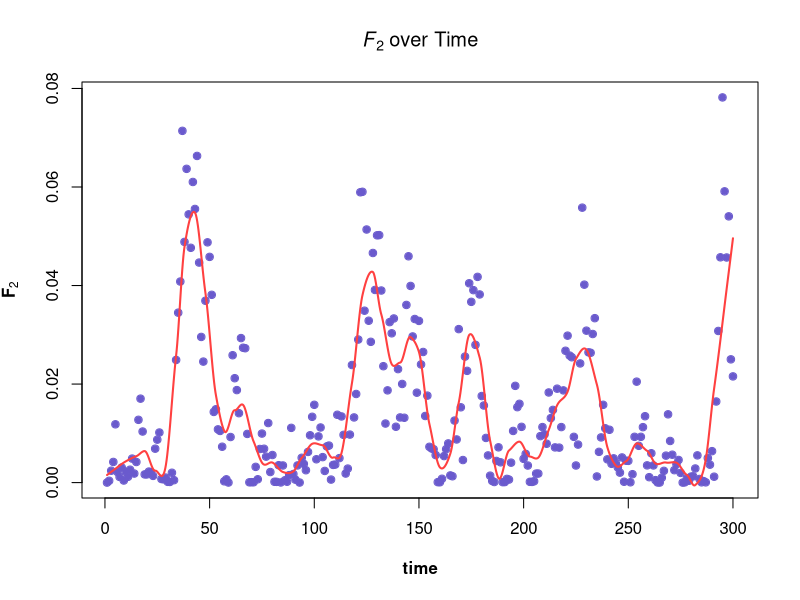
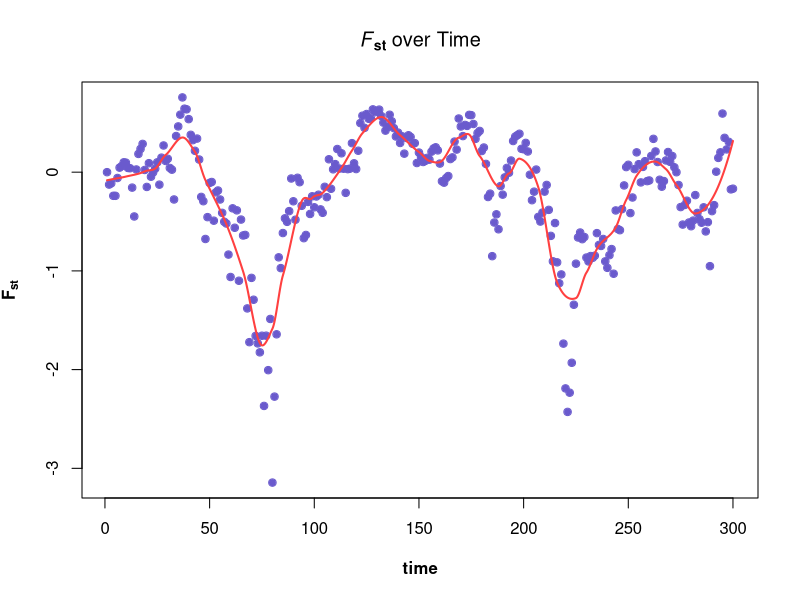
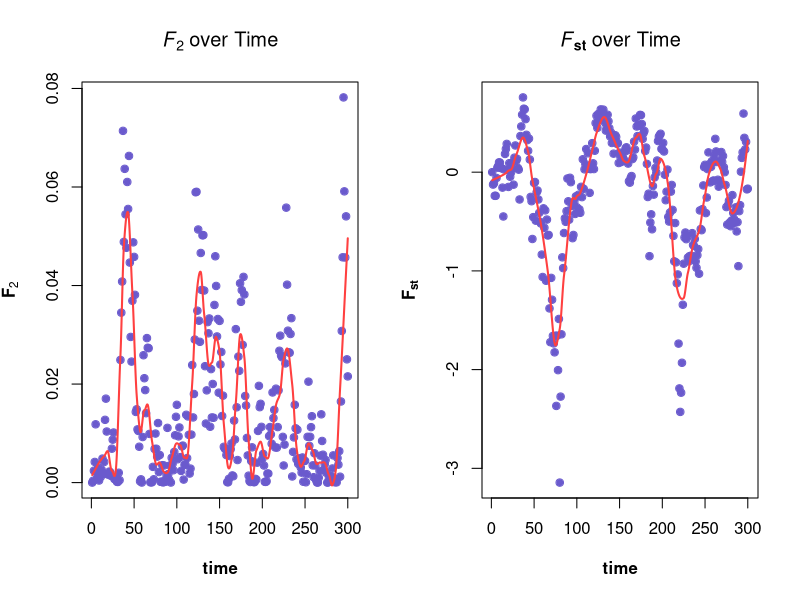

These figures' R source, in order:
#First, if you only want to simulate a scenario with two populations, you can use the F2_simulation which is commented out part.

# F2_simulation <- function(N, a1, b1, m12, m21, p0, num_generations) {
#   p_i <- matrix(rep(p0, 2 * num_generations), nrow = 2)
#   
#   for (t in 1:(num_generations - 1)) {
#     Z_i <- rbinom(2, 2 * N, p_i[, t])
#     
#     p1_next <- (1 - m12) * ((1 - a1) * Z_i[1] / (2 * N) + b1 * (1 - Z_i[1] / (2 * N))) + 
#       m21 * ((1 - a1) * Z_i[2] / (2 * N) + b1 * (1 - Z_i[2] / (2 * N)))
#     p2_next <- m12 * ((1 - a1) * Z_i[1] / (2 * N) + b1 * (1 - Z_i[1] / (2 * N))) + 
#       (1 - m21) * ((1 - a1) * Z_i[2] / (2 * N) + b1 * (1 - Z_i[2] / (2 * N)))
#     
#     p_i[1, t + 1] <- p1_next
#     p_i[2, t + 1] <- p2_next
#   }
#   
#   return(p_i)
# }
# 
# N <- 50  
# a1 <- 0.01  
# b1 <- 0.02  
# m12 <- 0.05  
# m21 <- 0.05  
# p0 <- 0.60  
# num_generations <- 300  
# set.seed(1)
# F2_matrix <- F2_simulation(N, a1, b1, m12, m21, p0, num_generations)
# population_1_F2 <- as.data.frame(t(F2_matrix)[,1])
# population_1_F2$time <- 1:300 
# colnames(population_1_F2) <-c("P(A)","time")
# p0 <- population_1_F2[population_1_F2$time == 2, 1]
# population_1_F2$F2 <- (population_1_F2[, 1] - p0) ^ 2
# 
# loess_fit <- loess(F2 ~ time, data = population_1_F2, span = 0.1)
# t_vals <- seq(min(population_1_F2$time), max(population_1_F2$time), length.out = 1000)
# preds <- predict(loess_fit, newdata = data.frame(time = t_vals))
# 
# plot(population_1_F2$time, population_1_F2$F2,
#      col = "slateblue",
#      pch = 21,           
#      xlab = "time", 
#      ylab = "F-2", 
#      main = "F-2-statistic over time",
#      font.lab = 2
# )
# points(population_1_F2$time, population_1_F2$F2,
#        col = "slateblue",   
#        pch = 21,
#        bg = "slateblue",    
#        cex = 0.8)       
# lines(t_vals, preds, col = "brown1", lwd = 2)

#After expanding the function to the scenario about K populations, we can obtain a function as followed.
#Design the function
F_simulation <- function(N, K, a1, b1, m_ij, p0, num_generations) {
  if(dim(m_ij)[1] != K || dim(m_ij)[2] != K) {
    stop("The migration matrix m_ij must be a K x K matrix.")
  }
  p_i <- matrix(rep(p0, K * num_generations), nrow = K)
  
  for (t in 1:(num_generations - 1)) {
    Z_i <- rbinom(K, 2 * N, p_i[, t])
    
    for (i in 1:K) {
      migrant_freq <- 0
      for (j in 1:K) {
        migrant_freq <- migrant_freq + m_ij[i, j] * ((1 - a1) * Z_i[j] / (2 * N) + b1 * (1 - Z_i[j] / (2 * N)))
        #Both of migration and mutation are considered  
      }
      p_i[i, t + 1] <- migrant_freq
      #loop, Iterate
    }
  }
  return(p_i)
}


N <- 50  #each population size
a1 <- 0.01  #mutation rate (A to a)
b1 <- 0.02  #mutation rate (a to A)

m_ij <- matrix(0, nrow = 4, ncol = 4) #migration matrix
m_ij[1, 3] <- 0.03  
m_ij[1, 4] <- 0.02  
m_ij[2, 3] <- 0.02  
m_ij[2, 4] <- 0.03  
m_ij[3, 1] <- m_ij[3, 2] <- m_ij[3, 4] <- m_ij[4, 1] <- m_ij[4, 2] <- m_ij[4, 3] <- 0.05
m_ij[3, 3] <- m_ij[4, 4] <- 0.85
m_ij[1, 1] <- m_ij[2, 2] <- 0.95
p0 <- 0.6  
num_generations <- 300  

set.seed(1)
F_matrix <- F_simulation(N, 4, a1, b1, m_ij, p0, num_generations)
#write.csv(F_matrix, file = "path/F_matrix.csv", row.names = FALSE)

population_1_2 <- as.data.frame(t(F_matrix)[,1:2])
population_1_2$time <- 1:num_generations 
colnames(population_1_2) <-c("P(A1)","P(A2)","time")
#calculate the F-statistic
population_1_2$Population1_F2 <- (population_1_2[, 1] - p0) ^ 2
population_1_2$Population2_F2 <- (population_1_2[, 2] - p0) ^ 2
population_1_2$Fst <- (population_1_2[, 1] - population_1_2[, 2]) / (1 - population_1_2[, 2])
#LOESS fitting
loess_fit <- loess(Population1_F2 ~ time, data = population_1_2, span = 0.1)  
t_vals <- seq(min(population_1_2$time), max(population_1_2$time), length.out = 1000)
preds <- predict(loess_fit, newdata = data.frame(time = t_vals))

#Scatterplot
plot(population_1_2$time, population_1_2$Population1_F2,
     col = "slateblue",   
     pch = 21,            
     xlab = "time",
     ylab = expression(bold(F[2])),
     main = expression(italic(F[bold(2)]) ~ "over Time"),
     font.lab = 2
)
points(population_1_2$time, population_1_2$Population1_F2,
       col = "slateblue",  
       pch = 21,
       bg = "slateblue",    
       cex = 0.8)         
lines(t_vals, preds, col = "brown1", lwd = 2)

# loess_fit_2 <- loess(Population2_F2 ~ time, data = population_1_2, span = 0.1) 
# t_vals_2 <- seq(min(population_1_2$time), max(population_1_2$time), length.out = 1000)
# preds_2 <- predict(loess_fit_2, newdata = data.frame(time = t_vals))
# 
# plot(population_1_2$time, population_1_2$Population2_F2,
#      col = "slateblue",   
#      pch = 21,            
#      xlab = "time",
#      ylab = "F-2",
#      main = "F-2-statistic over time",
#      font.lab = 2
# )
# points(population_1_2$time, population_1_2$Population2_F2,
#        col = "slateblue",   
#        pch = 21,
#        bg = "slateblue",   
#        cex = 0.8)        
# lines(t_vals_2, preds_2, col = "brown1", lwd = 2)

loess_fit_st <- loess(Fst ~ time, data = population_1_2, span = 0.15) 
t_vals_st <- seq(min(population_1_2$time), max(population_1_2$time), length.out = 1000)
preds_st <- predict(loess_fit_st, newdata = data.frame(time = t_vals_st))

plot(population_1_2$time, population_1_2$Fst,
     col = "slateblue",   
     pch = 21,          
     xlab = "time", 
     ylab = expression(bold(F[st])),
     main = expression(italic(F[italic(bold(st))]) ~ "over Time"),
     font.lab = 2)
points(population_1_2$time, population_1_2$Fst,
       col = "slateblue",   
       pch = 21,
       bg = "slateblue",    
       cex = 0.8)        

lines(t_vals_st, preds_st, col = "brown1", lwd = 2)

#combine the two plots into the one
par(mfrow= c(1,2))
plot(population_1_2$time, population_1_2$Population1_F2,
     col = "slateblue",   
     pch = 21,            
     xlab = "time",
     ylab = expression(bold(F[2])),
     main = expression(italic(F[bold(2)]) ~ "over Time"),
     font.lab = 2
)
points(population_1_2$time, population_1_2$Population1_F2,
       col = "slateblue",   
       pch = 21,
       bg = "slateblue",   
       cex = 0.8)         
lines(t_vals, preds, col = "brown1", lwd = 2)
plot(population_1_2$time, population_1_2$Fst,
     col = "slateblue",   
     pch = 21,            
     xlab = "time", 
     ylab = expression(bold(F[st])),
     main = expression(italic(F[italic(bold(st))]) ~ "over Time"),
     font.lab = 2)
points(population_1_2$time, population_1_2$Fst,
       col = "slateblue",   
       pch = 21,
       bg = "slateblue",    
       cex = 0.8)         
lines(t_vals_st, preds_st, col = "brown1", lwd = 2)
